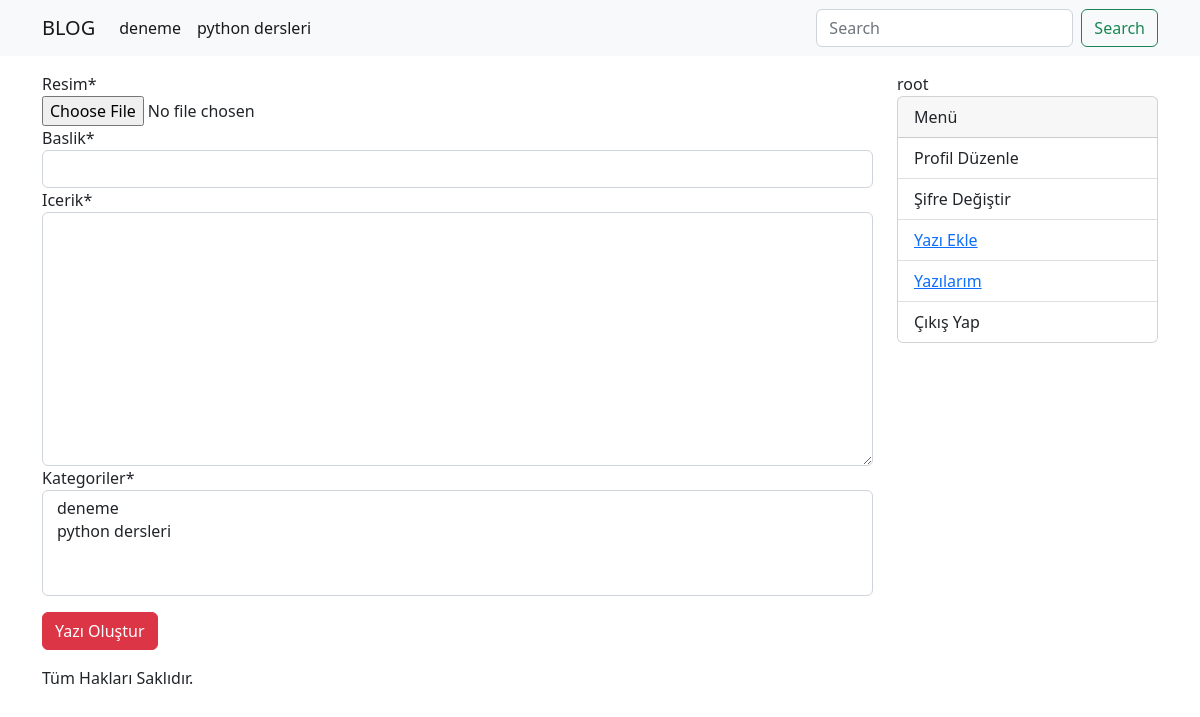
Page /yazi-ekle (signed in) on the committed database.
### blog/models/kategori.py (models this page shows)
class KategoriModel(models.Model):
    isim = models.CharField(max_length=30, blank=False, null=False)
    slug = AutoSlugField(populate_from='isim', unique = True)
    class Meta:
        db_table = 'kategori'
        verbose_name_plural = 'Kategoriler'
        verbose_name ='Kategori'
    def __str__(self):
        return self.isim

### account/models.py (models this page shows)
class CustomUserModel(AbstractUser):
    avatar=models.ImageField(upload_to='avatar/', blank=True, null=True)
    class Meta:
        db_table='user'
        verbose_name='Kullanıcı'
        verbose_name_plural='Kullanıcılar'
    def __str__(self):
        return self.username

### blog/views/yazi_ekle.py (the view)
# urls.py: path('yazi-ekle', yazi_ekle, name='yazi-ekle'),
@login_required(login_url='/')
def yazi_ekle(request):
    form =YaziEkleModelForm(request.POST or None, files=request.FILES or None)
    if form.is_valid():
        yazi=form.save(commit=False)
        yazi.yazar=request.user
        yazi.save()
        form.save_m2m()
        return redirect('detay', slug=yazi.slug)
    return render (request, 'pages/yazi-ekle.html', context = {
        'form': form
    })

### blog/forms/yazi_ekle.py
class YaziEkleModelForm(forms.ModelForm):
    class Meta:
        model = YazilarModel
        exclude =('yazar', 'slug')

### blog/templatetags/kategori_list.py (called while the page is built)
@register.simple_tag
def kategori_list():
    kategoriler=KategoriModel.objects.all()
    return kategoriler

### blog/templates/pages/yazi-ekle.html (shortened to what this page needs)
{% extends 'base.html' %}
{% load crispy_forms_tags %}
{% block content %}
    <form action="{% url 'yazi-ekle' %}" enctype="multipart/form-data" method="POST">
        {{ form | crispy}}
        <input type="submit" class= 'btn btn-danger mt-3 mb-3' value="Yazı Oluştur"/>
    </form>
{% endblock %}

### templates/components/navbar.html (shortened to what this page needs)
{% load kategori_list %}
{% kategori_list as kategoriler %}
<nav class="navbar navbar-expand-lg bg-light">
    <div class="container">
      <a class="navbar-brand" href="{% url 'anasayfa' %}">BLOG</a>
      <div class="collapse navbar-collapse" id="navbarSupportedContent">
        <ul class="navbar-nav me-auto mb-2 mb-lg-0">
          {% for kategori in kategoriler %}
          <li class="nav-item">
            <a class="nav-link active" aria-current="page" href="{% url 'kategori' kategoriSlug=kategori.slug %}">{{ kategori.isim }}</a>
          </li>
          {% endfor %}
        </ul>
        <form acrion="{% url 'anasayfa' %}" class="d-flex" role="search">
          <input class="form-control me-2" name="sorgu" type="search" placeholder="Search" aria-label="Search">
          <button class="btn btn-outline-success"  type="submit">Search</button>
        </form>
      </div>
    </div>
  </nav>

### templates/components/sidebar.html
<div class="col-sm-3">
  {{request.user}}
    <div class="card mb-3">
        <div class="card-header">
          Menü
        </div>
        {% if request.user.is_authenticated %}
          <ul class="list-group list-group-flush">
            <li class="list-group-item">Profil Düzenle</li>
            <li class="list-group-item">Şifre Değiştir</li>
            <li class="list-group-item"><a href="{% url 'yazi-ekle' %}">Yazı Ekle</li>
            <li class="list-group-item"><a href="{% url 'yazilarim' %}">Yazılarım</a></li>
            <li class="list-group-item">Çıkış Yap</li>
          </ul>
        {% else %}
        Login formu gelecek.
        {% endif %}
      </div>
</div>

### rows in the picture
KategoriModel: isim "deneme"
KategoriModel: isim "python dersleri"
CustomUserModel: user "root"
